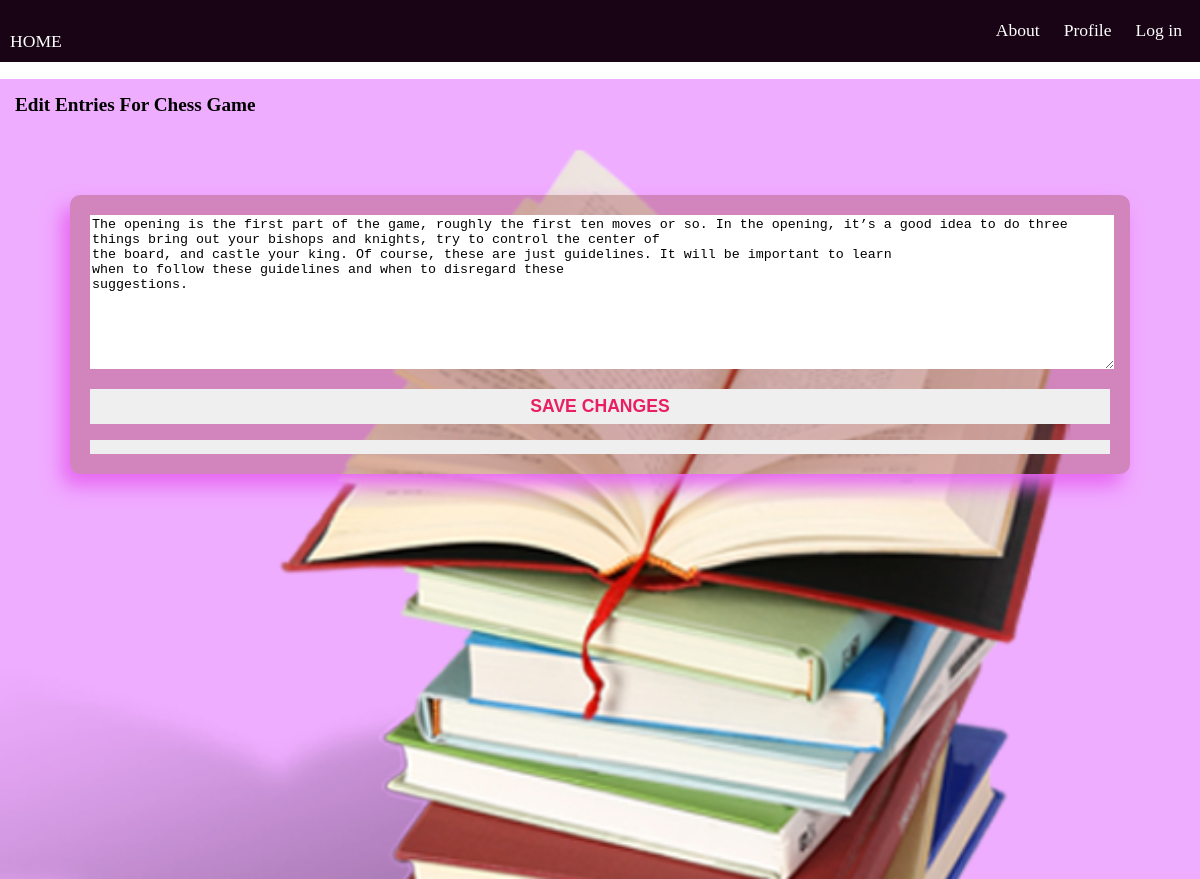
The app's page /edit_entry/1/, older data.
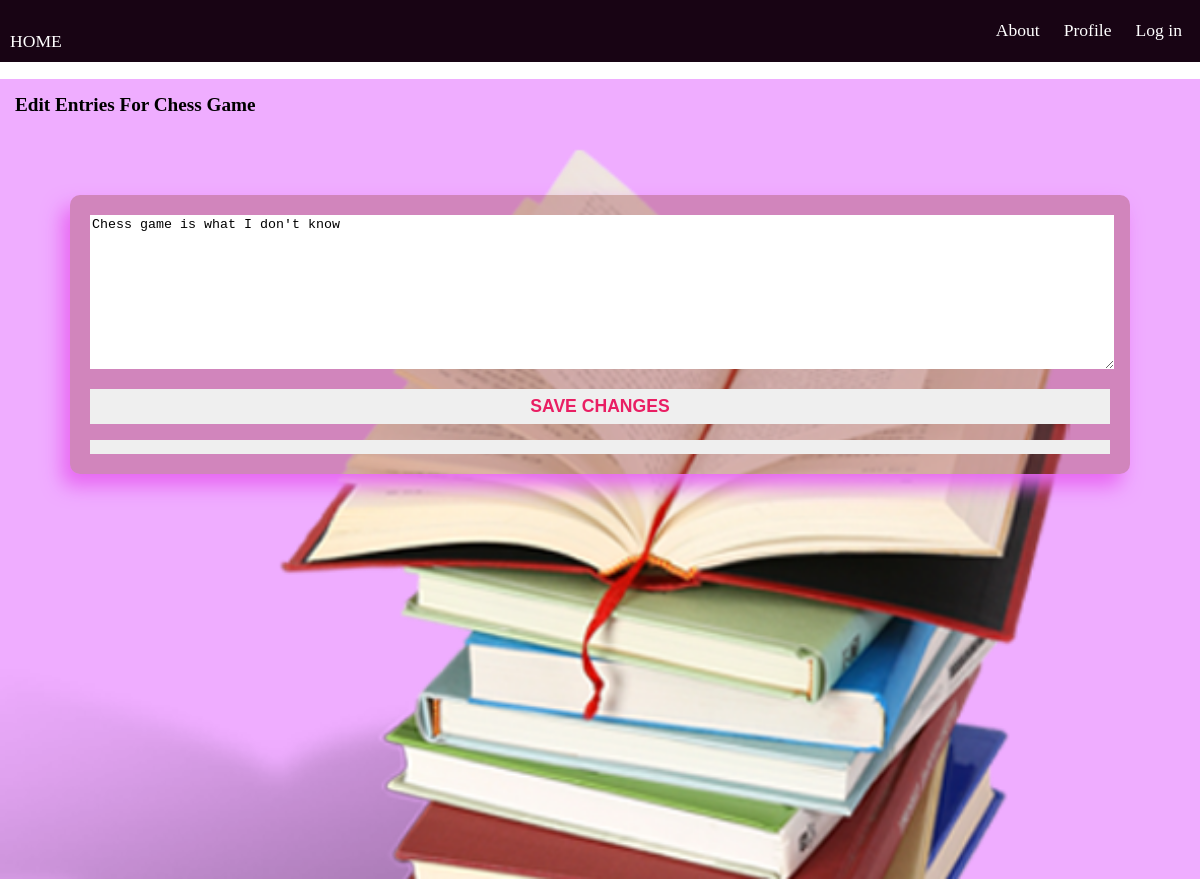
The same page, newer data.
### learning_logs/models.py (models this page shows, shortened)
class Entry(models.Model):
    topic = models.ForeignKey(Topic, on_delete=models.CASCADE)
    text = models.TextField()
    date_added = models.DateTimeField(auto_now_add=True)
    class Meta:
        verbose_name_plural = 'entries'

### learning_logs/views.py (the view)
# urls.py: path('edit_entry/<int:entry_id>/', views.edit_entry, name='edit_entry'),
def edit_entry(request, entry_id):
    entry = Entry.objects.get(id=entry_id)
    topic = entry.topic
    if request.method != 'POST':
        form = EntryForm(instance=entry)
    else:
        form = EntryForm(instance=entry, data=request.POST)
        if form.is_valid():
            form.save()
            return redirect('learning_logs:topic', topic_id=topic.id)
    context = {'entry': entry, 'topic':topic, 'form':form}
    return render(request, 'learning_logs/edit_entry.html', context)

### learning_logs/forms.py
class EntryForm(forms.ModelForm):
    class Meta:
        model = Entry
        fields = ['text']
        labels = {'text': ''}
        widgets = {'text': forms.Textarea(attrs={'cols': '100%'})}

### templates/learning_logs/edit_entry.html (shortened to what this page needs)
{% extends 'learning_logs/base.html' %}
{% block content %}
    <div class='new-topic'>
        <p>Edit entries for <strong>{{ topic.text|truncatechars:15 }}</strong>
            <form action="{% url 'learning_logs:edit_entry' entry.id %}" method='post'>
                {{form.as_div}}
                <button name='submit'> SAVE CHANGES <button>
            </form>
    </div>
{% endblock %}

Row changes from the older to the newer data that the page shows:
changed Entry: text "The opening is the first part of the game, roughly the first ten moves or so. In the opening, it’s a good idea to do three things bring out your bishops and knights, try to control the center of the board, and castle your king. Of course, these are just guidelines. It will be important to learn when to follow these guidelines and when to disregard these suggestions." → "Chess game is what I don't know"
